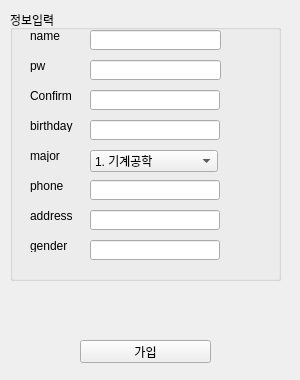
<?xml version="1.0" encoding="UTF-8"?>
<ui version="4.0">
 <class>widget</class>
 <widget class="QWidget" name="widget">
  <property name="geometry">
   <rect>
    <x>0</x>
    <y>0</y>
    <width>300</width>
    <height>380</height>
   </rect>
  </property>
  <property name="sizePolicy">
   <sizepolicy hsizetype="Fixed" vsizetype="Fixed">
    <horstretch>0</horstretch>
    <verstretch>0</verstretch>
   </sizepolicy>
  </property>
  <property name="minimumSize">
   <size>
    <width>300</width>
    <height>380</height>
   </size>
  </property>
  <property name="windowTitle">
   <string>SignUp</string>
  </property>
  <widget class="QGroupBox" name="groupBox">
   <property name="geometry">
    <rect>
     <x>10</x>
     <y>10</y>
     <width>271</width>
     <height>271</height>
    </rect>
   </property>
   <property name="title">
    <string>정보입력</string>
   </property>
   <widget class="QLabel" name="label_6">
    <property name="geometry">
     <rect>
      <x>20</x>
      <y>230</y>
      <width>56</width>
      <height>12</height>
     </rect>
    </property>
    <property name="text">
     <string>gender</string>
    </property>
   </widget>
   <widget class="QLabel" name="label_3">
    <property name="geometry">
     <rect>
      <x>20</x>
      <y>140</y>
      <width>56</width>
      <height>12</height>
     </rect>
    </property>
    <property name="text">
     <string>major</string>
    </property>
   </widget>
   <widget class="QLabel" name="label">
    <property name="geometry">
     <rect>
      <x>20</x>
      <y>20</y>
      <width>56</width>
      <height>12</height>
     </rect>
    </property>
    <property name="text">
     <string>name</string>
    </property>
   </widget>
   <widget class="QLabel" name="label_4">
    <property name="geometry">
     <rect>
      <x>20</x>
      <y>170</y>
      <width>56</width>
      <height>12</height>
     </rect>
    </property>
    <property name="text">
     <string>phone</string>
    </property>
   </widget>
   <widget class="QLabel" name="label_2">
    <property name="geometry">
     <rect>
      <x>20</x>
      <y>50</y>
      <width>56</width>
      <height>12</height>
     </rect>
    </property>
    <property name="text">
     <string>pw</string>
    </property>
   </widget>
   <widget class="QLabel" name="label_5">
    <property name="geometry">
     <rect>
      <x>20</x>
      <y>200</y>
      <width>56</width>
      <height>12</height>
     </rect>
    </property>
    <property name="text">
     <string>address</string>
    </property>
   </widget>
   <widget class="QLineEdit" name="txtname">
    <property name="geometry">
     <rect>
      <x>80</x>
      <y>20</y>
      <width>131</width>
      <height>20</height>
     </rect>
    </property>
   </widget>
   <widget class="QLineEdit" name="txtpasswd">
    <property name="geometry">
     <rect>
      <x>80</x>
      <y>50</y>
      <width>131</width>
      <height>20</height>
     </rect>
    </property>
   </widget>
   <widget class="QLineEdit" name="txtphone">
    <property name="geometry">
     <rect>
      <x>80</x>
      <y>170</y>
      <width>130</width>
      <height>20</height>
     </rect>
    </property>
   </widget>
   <widget class="QLineEdit" name="txtaddress">
    <property name="geometry">
     <rect>
      <x>80</x>
      <y>200</y>
      <width>130</width>
      <height>20</height>
     </rect>
    </property>
   </widget>
   <widget class="QLineEdit" name="txtgender">
    <property name="geometry">
     <rect>
      <x>80</x>
      <y>230</y>
      <width>130</width>
      <height>20</height>
     </rect>
    </property>
   </widget>
   <widget class="QLineEdit" name="txtbirthday">
    <property name="geometry">
     <rect>
      <x>80</x>
      <y>110</y>
      <width>130</width>
      <height>20</height>
     </rect>
    </property>
   </widget>
   <widget class="QLabel" name="label_7">
    <property name="geometry">
     <rect>
      <x>20</x>
      <y>110</y>
      <width>56</width>
      <height>12</height>
     </rect>
    </property>
    <property name="text">
     <string>birthday</string>
    </property>
   </widget>
   <widget class="QLabel" name="label_8">
    <property name="geometry">
     <rect>
      <x>20</x>
      <y>80</y>
      <width>56</width>
      <height>12</height>
     </rect>
    </property>
    <property name="text">
     <string>Confirm</string>
    </property>
   </widget>
   <widget class="QLineEdit" name="txtpasswd_2">
    <property name="geometry">
     <rect>
      <x>80</x>
      <y>80</y>
      <width>130</width>
      <height>20</height>
     </rect>
    </property>
    <property name="text">
     <string/>
    </property>
   </widget>
   <widget class="QComboBox" name="majorBox">
    <property name="geometry">
     <rect>
      <x>80</x>
      <y>140</y>
      <width>128</width>
      <height>22</height>
     </rect>
    </property>
    <item>
     <property name="text">
      <string>1. 기계공학</string>
     </property>
    </item>
    <item>
     <property name="text">
      <string>2. 수학</string>
     </property>
    </item>
    <item>
     <property name="text">
      <string>3. 경영학</string>
     </property>
    </item>
    <item>
     <property name="text">
      <string>4. 전기공학</string>
     </property>
    </item>
    <item>
     <property name="text">
      <string>5. 일어일문학</string>
     </property>
    </item>
   </widget>
  </widget>
  <widget class="QPushButton" name="btnSignUp">
   <property name="geometry">
    <rect>
     <x>80</x>
     <y>340</y>
     <width>131</width>
     <height>23</height>
    </rect>
   </property>
   <property name="text">
    <string>가입</string>
   </property>
  </widget>
  <widget class="QLabel" name="lblshowNum">
   <property name="geometry">
    <rect>
     <x>20</x>
     <y>300</y>
     <width>191</width>
     <height>16</height>
    </rect>
   </property>
   <property name="text">
    <string/>
   </property>
  </widget>
 </widget>
 <tabstops>
  <tabstop>btnSignUp</tabstop>
  <tabstop>txtname</tabstop>
  <tabstop>txtpasswd</tabstop>
  <tabstop>txtpasswd_2</tabstop>
  <tabstop>txtbirthday</tabstop>
  <tabstop>majorBox</tabstop>
  <tabstop>txtphone</tabstop>
  <tabstop>txtaddress</tabstop>
  <tabstop>txtgender</tabstop>
 </tabstops>
 <resources/>
 <connections/>
</ui>
